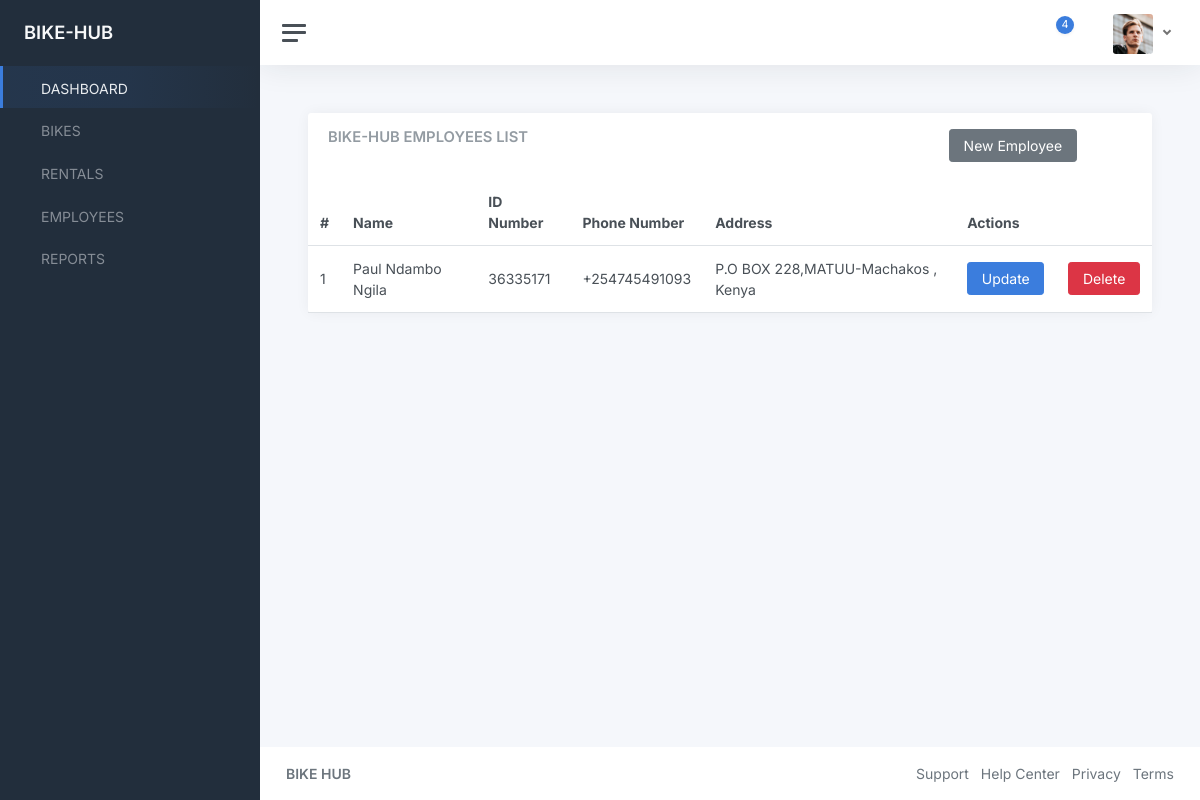
The app's page /employees/, older data.
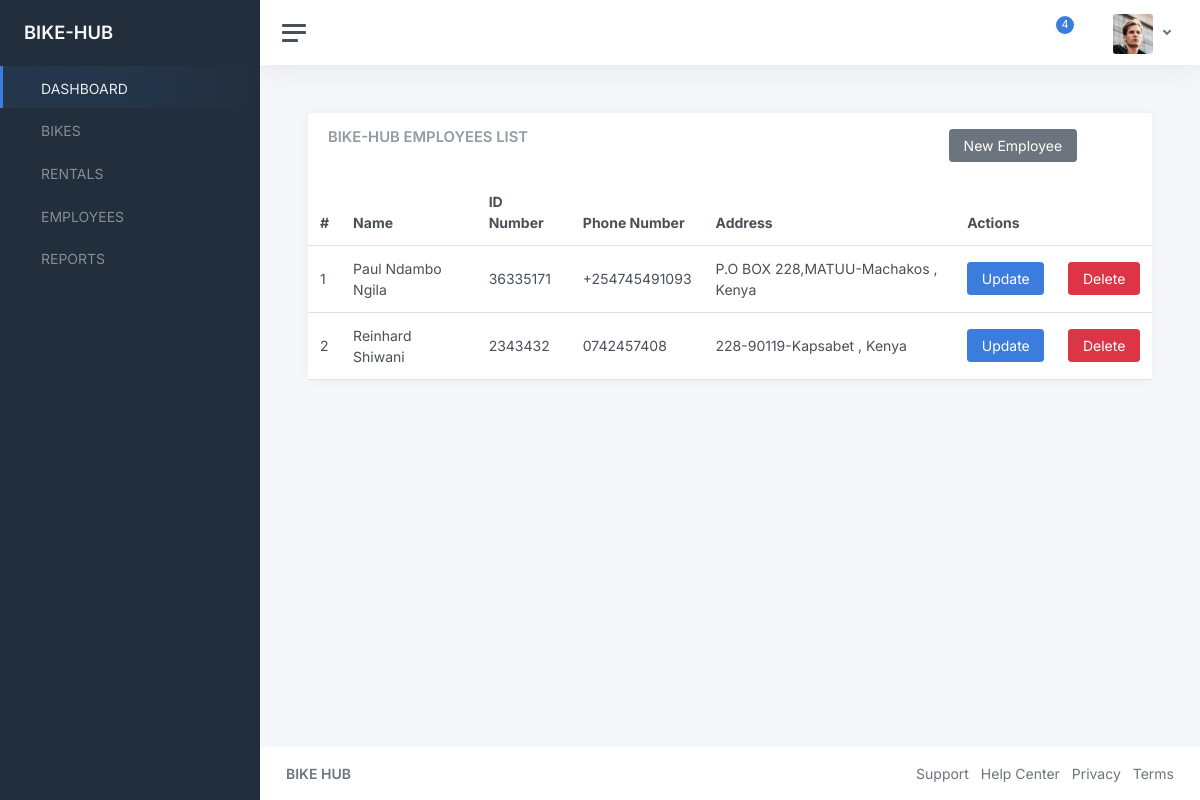
The same page, newer data.
### bikes/models.py (models this page shows, shortened)
class Employee(models.Model):
    user = models.OneToOneField(User, on_delete=models.PROTECT)
    name = models.CharField(max_length=200)
    gender = models.CharField(max_length=200, default="Male")
    id_number = models.CharField(max_length=200)
    phone_number = models.CharField(max_length=200)
    address = models.CharField(max_length=200)
    city = models.CharField(max_length=200)
    country = models.CharField(max_length=200)
    def employee_address(self):
        return self.address + "-"+self.city+" , "+self.country

### bikes/views.py (the view)
# urls.py: path("employees/", views.employees, name="employees"),
def employees(request):
    employees = Employee.objects.all()
    context = {
        "employees": employees
    }
    return render(request, "bikes/employees.html", context)

### templates/bikes/employees.html
{% extends "component-base.html" %}
{% block content %}
<main class="content">
	<div class="container-fluid p-0">
		<div class="row">
			<div class="col-12 col-lg-12 col-xxl-12 d-flex">
				<div class="card flex-fill">
					<div class="card-header">
						<div class="row">
							<div class="col-9">
								<h5 class="card-title mb-0">BIKE-HUB EMPLOYEES LIST</h5>
							</div>
							<div class="col-3">
								<a href="{% url 'new-employee' %}" class="btn btn-secondary">New Employee</a>
							</div>
						</div>
					</div>
					<table class="table table-hover my-0">
						<thead>
						<tr>
                            <th>#</th>
							<th>Name</th>
							<th>ID Number</th>
                			<th>Phone Number</th>
							<th>Address</th>
                			<th colspan="2">Actions</th>
						</tr>
						</thead>
						<tbody>
{% for employee in employees %}
			<tr>
                <td>{{employee.id}}</td>
				<td>{{employee.name}}</td>
                <td>{{employee.id_number}}</td>
                <td>{{employee.phone_number}}</td>
                <td>{{employee.employee_address}}</td>
				<td>
                  <a href="#" class="btn btn-primary">Update</a>
                </td>
                <td>
                    <a href="#" class="btn btn-danger">Delete</a>
                  </td>
				</tr>
{% endfor %}
						</tbody>
					</table>
				</div>
			</div>
		</div>
	</div>
</main>
{% endblock content %}

Row changes from the older to the newer data that the page shows:
added Employee: id "2", name "Reinhard Shiwani", id_number "2343432", phone_number "0742457408", employee_address "228-90119-Kapsabet , Kenya"
